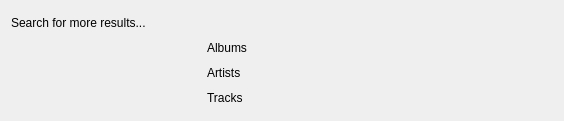
<?xml version="1.0" encoding="UTF-8"?>
<ui version="4.0">
 <class>SearchDialog</class>
 <widget class="QWidget" name="SearchDialog">
  <property name="geometry">
   <rect>
    <x>0</x>
    <y>0</y>
    <width>564</width>
    <height>121</height>
   </rect>
  </property>
  <property name="windowTitle">
   <string>Form</string>
  </property>
  <layout class="QGridLayout" name="gridLayout_2">
   <item row="1" column="0">
    <layout class="QHBoxLayout" name="horizontalLayout_2">
     <item>
      <widget class="QLabel" name="label_3">
       <property name="sizePolicy">
        <sizepolicy hsizetype="Fixed" vsizetype="Fixed">
         <horstretch>0</horstretch>
         <verstretch>0</verstretch>
        </sizepolicy>
       </property>
       <property name="minimumSize">
        <size>
         <width>100</width>
         <height>0</height>
        </size>
       </property>
       <property name="maximumSize">
        <size>
         <width>150</width>
         <height>16777215</height>
        </size>
       </property>
       <property name="text">
        <string>Albums</string>
       </property>
       <property name="alignment">
        <set>Qt::AlignLeading|Qt::AlignLeft|Qt::AlignTop</set>
       </property>
      </widget>
     </item>
     <item>
      <layout class="QVBoxLayout" name="verticalLayout_3"/>
     </item>
    </layout>
   </item>
   <item row="2" column="0">
    <layout class="QHBoxLayout" name="horizontalLayout">
     <item>
      <widget class="QLabel" name="label_2">
       <property name="sizePolicy">
        <sizepolicy hsizetype="Fixed" vsizetype="Fixed">
         <horstretch>0</horstretch>
         <verstretch>0</verstretch>
        </sizepolicy>
       </property>
       <property name="minimumSize">
        <size>
         <width>100</width>
         <height>0</height>
        </size>
       </property>
       <property name="maximumSize">
        <size>
         <width>150</width>
         <height>16777215</height>
        </size>
       </property>
       <property name="text">
        <string>Artists</string>
       </property>
       <property name="alignment">
        <set>Qt::AlignLeading|Qt::AlignLeft|Qt::AlignTop</set>
       </property>
      </widget>
     </item>
     <item>
      <layout class="QVBoxLayout" name="verticalLayout_2"/>
     </item>
    </layout>
   </item>
   <item row="3" column="0">
    <layout class="QHBoxLayout" name="horizontalLayout_3">
     <item>
      <widget class="QLabel" name="label_4">
       <property name="sizePolicy">
        <sizepolicy hsizetype="Fixed" vsizetype="Fixed">
         <horstretch>0</horstretch>
         <verstretch>0</verstretch>
        </sizepolicy>
       </property>
       <property name="minimumSize">
        <size>
         <width>100</width>
         <height>0</height>
        </size>
       </property>
       <property name="maximumSize">
        <size>
         <width>150</width>
         <height>16777215</height>
        </size>
       </property>
       <property name="text">
        <string>Tracks</string>
       </property>
       <property name="alignment">
        <set>Qt::AlignLeading|Qt::AlignLeft|Qt::AlignTop</set>
       </property>
      </widget>
     </item>
     <item>
      <layout class="QVBoxLayout" name="verticalLayout"/>
     </item>
    </layout>
   </item>
   <item row="0" column="0">
    <widget class="QLabel" name="label">
     <property name="sizePolicy">
      <sizepolicy hsizetype="Preferred" vsizetype="Fixed">
       <horstretch>0</horstretch>
       <verstretch>0</verstretch>
      </sizepolicy>
     </property>
     <property name="text">
      <string>Search for more results...</string>
     </property>
    </widget>
   </item>
  </layout>
 </widget>
 <resources/>
 <connections/>
</ui>
